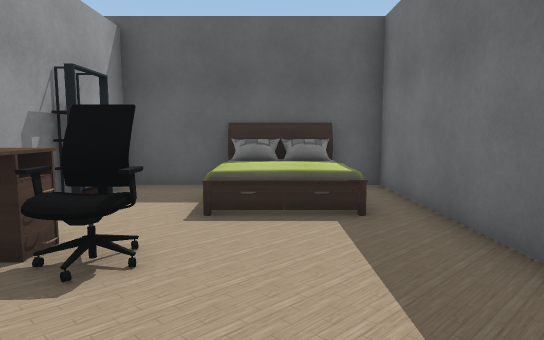
[1] (above)

17 first-person views from a walk through a Unity game level. The camera is 1.3 m above the floor, tilts 6° down and sees 75° across. The floor is counted in squares, 1 m on a side. Each view is taken from the middle of a square. On the plan, view 1 faces up. The plan holds only what a view shows up to about 15 squares ahead; the rest is blank. The player is left out. Door leaves are left out, so doorways stand open. Some surface patterns are stand-ins.

[2]
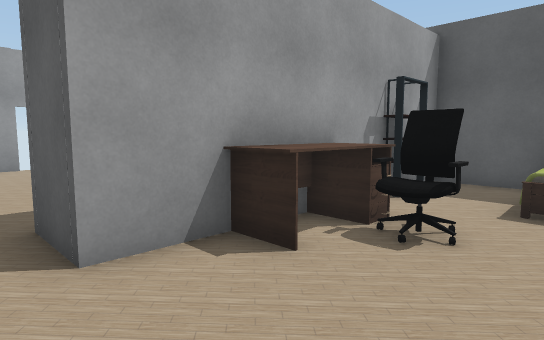

[3]
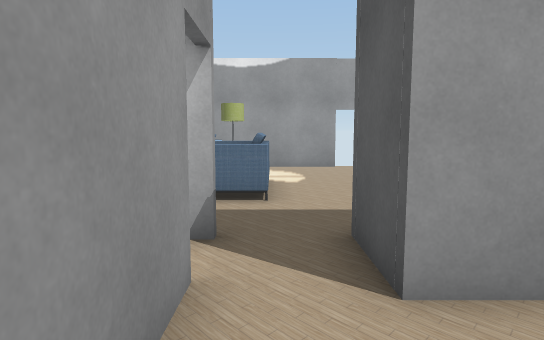

[4]
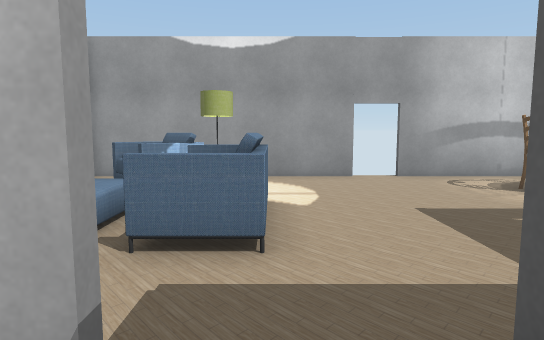

[5]
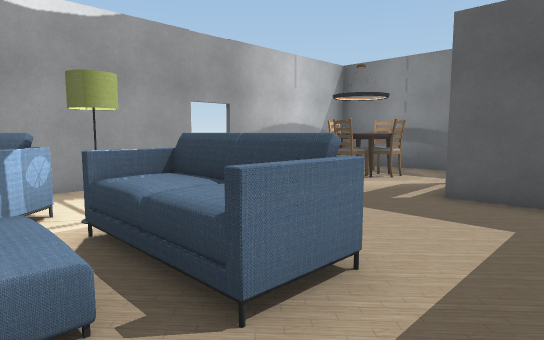

[6]
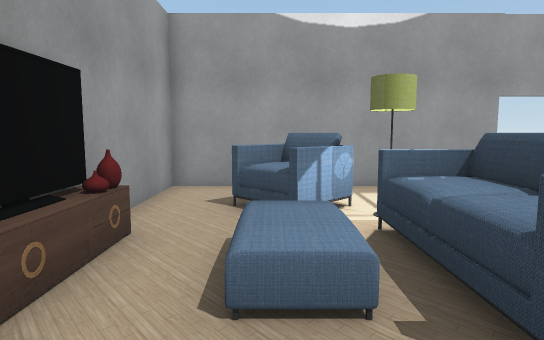

[7]
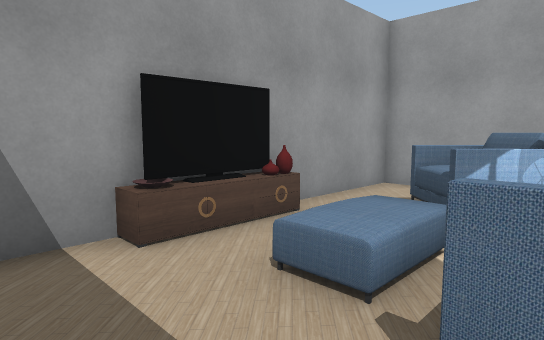

[8]
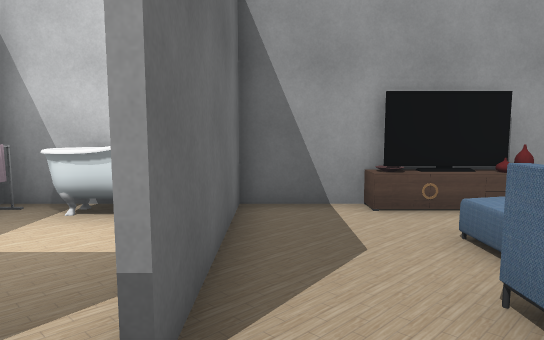

[9]
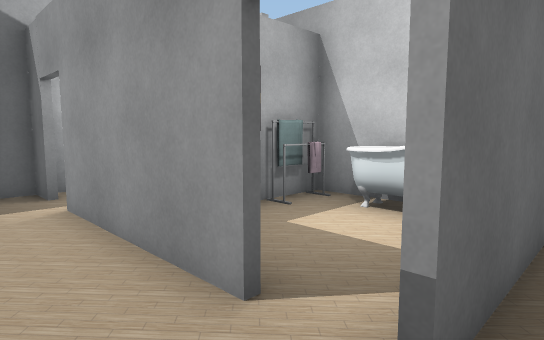

[10]
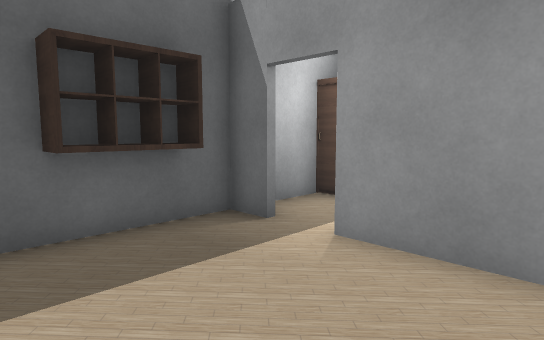

[11]
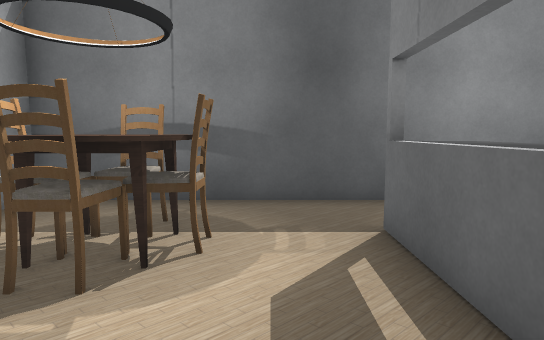

[12]
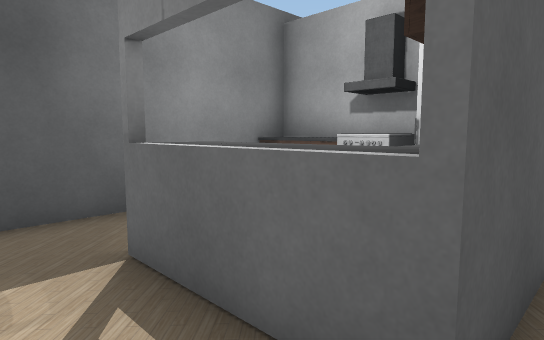

[13]
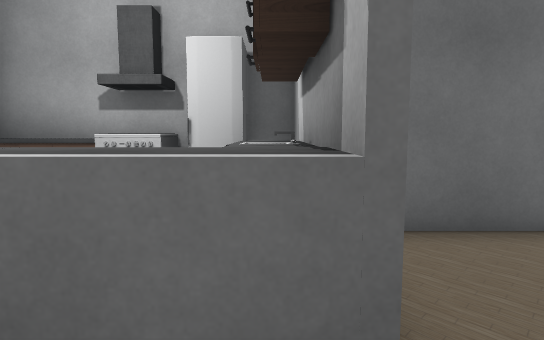

[14]
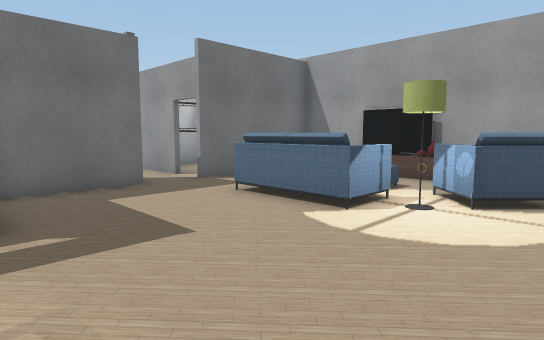

[15]
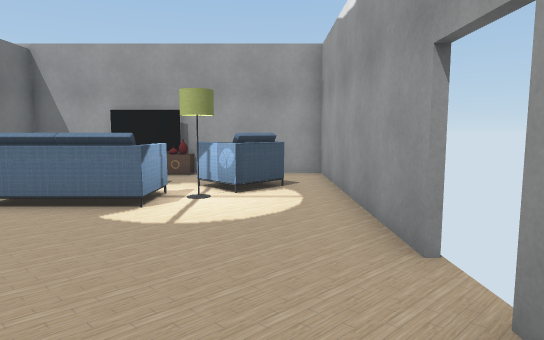

[16]
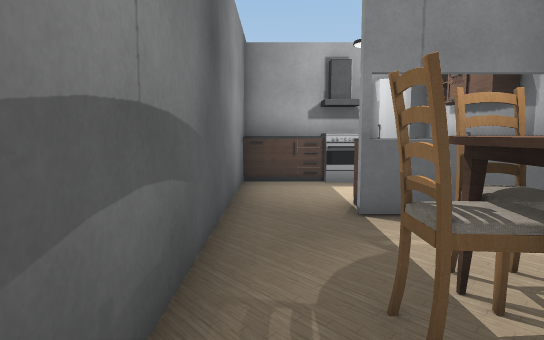

[17]
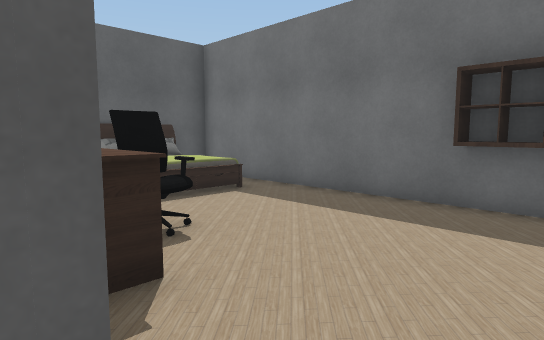

### Floor plan
Points are (right, up) in squares from view 1. A wall is a line through its corners. A room is listed if a view was taken in it or the views show most of it. See-through windows are left out.
Room 1 (views 1, 2, 3, 4, 5, 6, 7, 8, 9, 10, 11, 12, 13, 14, 15, 16, 17)
walls: (-4.6, 3.6) (-3.8, 3.6) (-3.8, 4.5); (-3.6, 4.5) (-3.6, 0) (-5.4, 0) (-5.4, 3); (-4, -1.7) (0.6, -1.7); (-3.8, 8.8) (-14.6, 8.8) (-14.6, 2.8); (-14.6, 1.5) (-14.6, -6.4) (-5.4, -6.4) (-5.4, -1.6); (1.8, -1.7) (2.7, -1.7) (2.7, 8.8) (-3.6, 8.8)
ways out: opening at (1, -2); open door at (-15, 2.5); gap at (-4, -2)
objects: chair (-13, -5) to (-11, -3); chair (-13, 6); chair (-12, 5); table (-12, 5) to (-11, 6); chair (-12, 7); sofa (-11, -2) to (-8, -1); chair (-11, 6); TV (-10, -6) to (-9, -6); other object (-8, -6); other object (-8, 4); table (-8, 5) to (-8, 6); table (-7, 4) to (-6, 4); other object (-5, 4); fridge (-5, 5) to (-4, 5); stove (-5, 6) to (-4, 6); table (-5, 7) to (-4, 8); other object (-4, 8); table (-3, 2) to (-3, 4); bookshelf (-3, 6) to (-3, 7); other object (-2, 3) to (-1, 4); bed (1, 6) to (1, 8); rack (2, 0) to (2, 1)

Positions as (right, up) in squares from view 1, and headings:
1: (0, 0), facing up
2: (0, -1), facing up-left
3: (-1, -1), facing left
4: (-4, -1), facing left
5: (-6, -4), facing up-left
6: (-6, -4), facing left
7: (-6, -2), facing down-left
8: (-6, 0), facing down
9: (-6, 0), facing down-right
10: (-2, 2), facing down-right
11: (-10, 2), facing up
12: (-10, 3), facing up-right
13: (-10, 4), facing right
14: (-14, 4), facing down-right
15: (-13, 5), facing down
16: (-14, 8), facing right
17: (-4, -1), facing up-right
